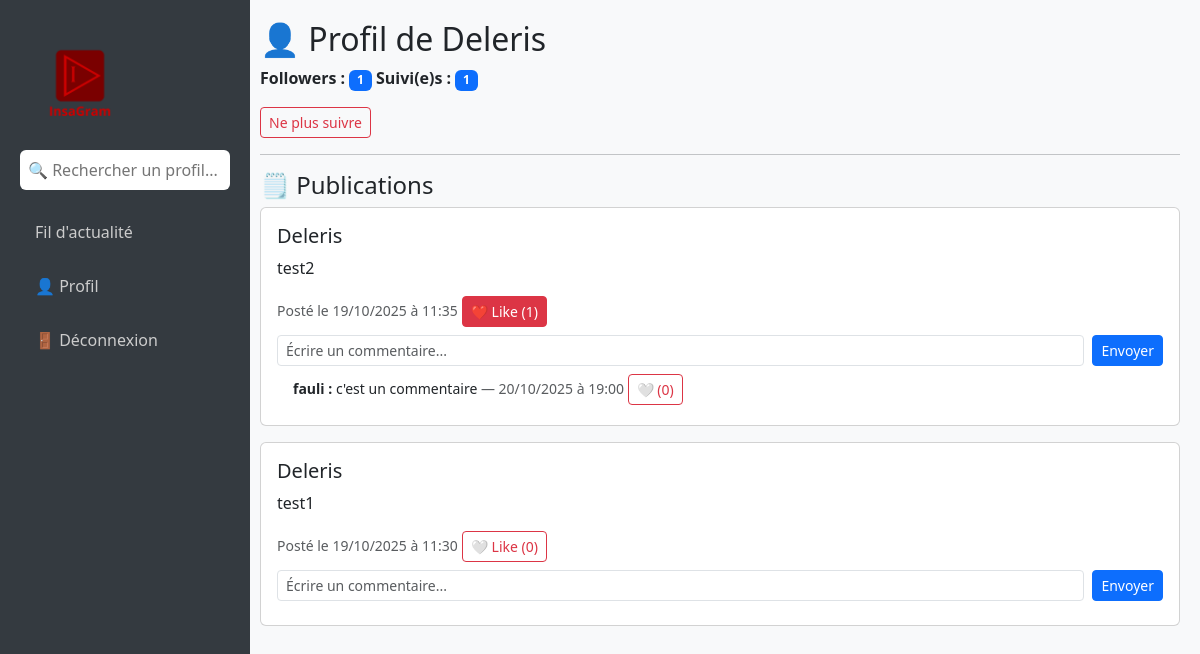
The page /user/roro (signed in) on the database its author committed.
### app.py (models this page shows, shortened)
class User(db.Model):
    id = db.Column(db.Integer, primary_key=True)
    name = db.Column(db.String(80), unique=False, nullable=False)
    username = db.Column(db.String(80), unique=True, nullable=False)
    password = db.Column(db.String(80), nullable=False)
    email = db.Column(db.String(120), unique=True, nullable=False)
    biography = db.Column(db.Text, nullable=True)
    posts = db.relationship('Post', backref='author', lazy=True)
    followed = db.relationship(
        'User',
        secondary=followers,
        primaryjoin=(followers.c.follower_id == id),
        secondaryjoin=(followers.c.followed_id == id),
        backref=db.backref('followers', lazy='dynamic'),
        lazy='dynamic'
    )
    def is_following(self, user):
        return self.followed.filter(followers.c.followed_id == user.id).count() > 0
    @property
    def followers_count(self):
        return self.followers.count()
    @property
    def following_count(self):
        return self.followed.count()

class Post(db.Model):
    id = db.Column(db.Integer, primary_key=True)
    user_id = db.Column(db.Integer, db.ForeignKey('user.id'), nullable=False)
    content = db.Column(db.String(255), nullable=False)
    date_posted = db.Column(db.DateTime, default=lambda: datetime.now(PARIS))
    likes = db.relationship('Like', backref='post', lazy=True)
    comments = db.relationship('Comment', backref='post', lazy=True)

class Comment(db.Model):
    id = db.Column(db.Integer, primary_key=True)
    post_id = db.Column(db.Integer, db.ForeignKey('post.id'), nullable=False)
    user_id = db.Column(db.Integer, db.ForeignKey('user.id'), nullable=False)
    content = db.Column(db.String(255), nullable=False)
    date_posted = db.Column(db.DateTime, default=lambda: datetime.now(PARIS))
    author = db.relationship('User', backref='comments', lazy=True)
    likes = db.relationship('CommentLike', backref='comment', lazy=True)

### app.py (the view)
@app.route('/user/<username>')
def user_profile(username):
    user = User.query.filter_by(username=username).first_or_404()
    posts = Post.query.filter_by(user_id=user.id).order_by(Post.date_posted.desc()).all()
    current_user = None
    liked_post_ids = []
    liked_comment_ids = []
    if 'username' in session:
        current_user = User.query.filter_by(username=session['username']).first()
        liked_post_ids = [like.post_id for like in Like.query.filter_by(user_id=current_user.id).all()]
        liked_comment_ids = [like.comment_id for like in CommentLike.query.filter_by(user_id=current_user.id).all()]
    return render_template(
        'user_profile.html',
        user=user,
        posts=posts,
        current_user=current_user,
        liked_post_ids=liked_post_ids,
        liked_comment_ids=liked_comment_ids
    )

### templates/user_profile.html (shortened to what this page needs)
<!DOCTYPE html>
<html lang="fr">
<head>
    <link rel="stylesheet" href="https://cdn.jsdelivr.net/npm/bootstrap@5.3.0/dist/css/bootstrap.min.css">
</head>
<body>
    <div class="sidebar">
        <img src="{{ url_for('static', filename='images/LOGO_sidebar.png') }}" alt="Logo InsaGram" class="logo">
        <form class="search-box" method="GET" action="{{ url_for('search') }}">
            <input type="text" name="q" placeholder="🔍 Rechercher un profil..." aria-label="Rechercher">
        </form>
   <a href="{{ url_for('feed') }}"
        class="{% if request.endpoint == 'profile' %}active disabled{% endif %}"
        {% if request.endpoint == 'profile' %}tabindex="-1" aria-disabled="true"{% endif %}>
    Fil d'actualité
    <a href="{{ url_for('profile') }}"
        class="{% if request.endpoint == 'profile' %}active disabled{% endif %}"
        {% if request.endpoint == 'profile' %}tabindex="-1" aria-disabled="true"{% endif %}>
        👤 Profil
    </a>
        <a href="{{ url_for('logout') }}">🚪 Déconnexion</a>
    </div>
<div class="main-content">
    <h2>👤 Profil de {{ user.name }}</h2>
    <p>
        <b>Followers :</b> <span class="badge bg-primary">{{ user.followers_count }}</span>
        <b>Suivi(e)s :</b> <span class="badge bg-primary">{{ user.following_count }}</span>
    </p>
    {% if current_user and current_user.id != user.id %}
         <form action="{% if current_user.is_following(user) %}{{ url_for('unfollow_user', user_id=user.id) }}{% else %}{{ url_for('follow_user', user_id=user.id) }}{% endif %}" method="POST" style="display:inline;">
            <button type="submit" class="btn btn-sm {% if current_user.is_following(user) %}btn-outline-danger{% else %}btn-primary{% endif %}">
                {% if current_user.is_following(user) %}Ne plus suivre{% else %}Suivre{% endif %}
            </button>
        </form>
    {% endif %}
    <hr>
    <h4>🗒️ Publications</h4>
    {% for post in posts %}
    <div class="card mb-3">
        <div class="card-body">
             <h5 class="card-title mb-2">
                <a href="{{ url_for('user_profile', username=post.author.username) }}" class="text-decoration-none text-dark">
                    {{ post.author.name }}
                </a>
            </h5>
            <p class="card-text">{{ post.content }}</p>
            <small class="text-muted">Posté le {{ post.date_posted.strftime('%d/%m/%Y à %H:%M') }}</small>
            {% if current_user %}
                {% set liked = post.id in liked_post_ids %}
                <form action="{{ url_for('like_post', post_id=post.id) }}" method="POST" style="display:inline;">
                    <button type="submit" class="btn btn-sm {% if liked %}btn-danger{% else %}btn-outline-danger{% endif %}">
                        {% if liked %}❤️{% else %}🤍{% endif %} Like ({{ post.likes | length }})
                    </button>
                </form>
            {% endif %}
            {% if current_user %}
            <form action="{{ url_for('create_comment', post_id=post.id) }}" method="POST" class="mb-2 mt-2 d-flex">
                <input type="text" name="content" class="form-control form-control-sm me-2" placeholder="Écrire un commentaire...">
                <button type="submit" class="btn btn-sm btn-primary">Envoyer</button>
            </form>
            {% endif %}
            {% for comment in post.comments %}
            <div class="ms-3 mb-1">
                <small>
                    <b>
                        <a href="{{ url_for('user_profile', username=comment.author.username) }}" class="text-decoration-none text-dark">
                            {{ comment.author.name }}
                        </a>:
                    </b>
                    {{ comment.content }}
                    <span class="text-muted">— {{ comment.date_posted.strftime('%d/%m/%Y à %H:%M') }}</span>
                </small>
                {% if current_user %}
                    {% set liked_comment = comment.id in liked_comment_ids %}
                    <form action="{{ url_for('like_comment', comment_id=comment.id) }}" method="POST" style="display:inline;">
                        <button type="submit" class="btn btn-sm {% if liked_comment %}btn-danger{% else %}btn-outline-danger{% endif %}">
                            {% if liked_comment %}❤️{% else %}🤍{% endif %} ({{ comment.likes | length }})
                        </button>
                    </form>
                {% endif %}
            </div>
            {% endfor %}
        </div>
    </div>
    {% endfor %}
</div>
</body>
</html>

### templates/user_profile.html (style rules this page uses)
body { display: flex; min-height: 100vh; background-color: #f8f9fa; }
.sidebar { width: 250px; background-color: #343a40; color: white; padding: 20px; position: fixed; height: 100%; top: 0; left: 0; }
.sidebar a { display: block; color: #ccc; text-decoration: none; padding: 10px 15px; border-radius: 8px; margin-bottom: 10px; }
.search-box input { width: 100%; padding: 8px; border: none; border-radius: 6px; margin-bottom: 20px; }
img.logo { width: 120px; margin-bottom: 10px; }
.main-content { margin-left: 270px; padding: 30px; width: 100%; }
.main-content { margin-left: 240px; width: calc(100% - 240px); padding: 20px; }

### rows shown on the page
User: name "Deleris"
Post: author.name "Deleris", content "test2", date_posted "19/10/2025 à 11:35", likes|length "1"
Comment: author.name "fauli", content "c'est un commentaire", date_posted "20/10/2025 à 19:00", likes|length "0"
Post: author.name "Deleris", content "test1", date_posted "19/10/2025 à 11:30", likes|length "0"

### other values the page prints
{{ user.followers_count }} "1"
{{ user.following_count }} "1"
